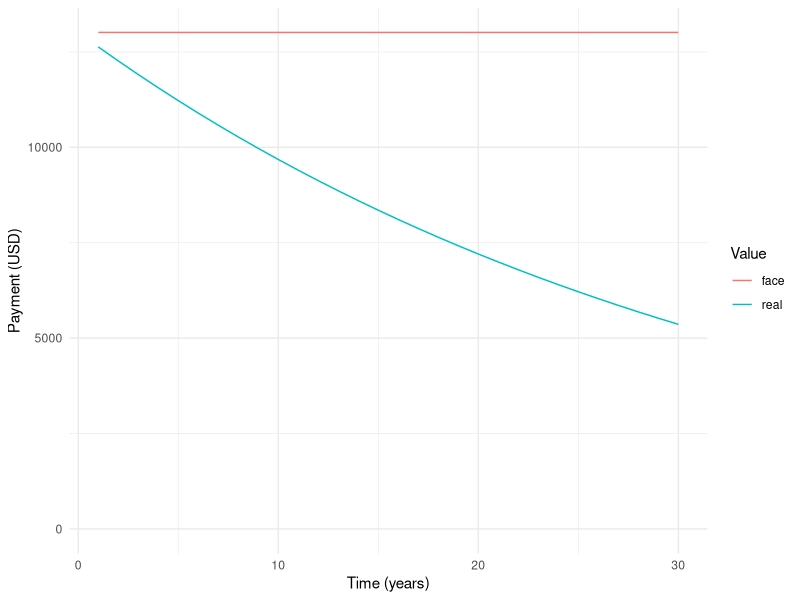

R code for this plot:
## ---- chunk 1
#| label: fig-own-inflation
#| fig-cap: "Real value versus face value of total annual mortgage payment. Face value is determined using the annuity immediate for a loan amount of $200,000 with nominal annual interest rate of 5.00% and annual payments for 30 years. Real value adjusts face value using an annual fixed inflation rate of 3.00%."
#| echo: false
#| warning: false

library(tidyverse)

a_nbar_i_pv <- function(i, n) {
  (1 - 1 / (1 + i)^n) / i
}
pv <- function(fv, i, n) {
  fv / (1 + i)^n
}

initial_home_value <- 2e5
nominal_interest_rate <- 0.05
inflation_rate <- 0.03
term <- 30

payment <- initial_home_value / a_nbar_i_pv(i = nominal_interest_rate, n = term)
time <- seq(term)
face_mortgage_payment <- rep(payment, term)
real_mortgage_payment <- pv(
  fv = face_mortgage_payment,
  i = inflation_rate,
  n = time
)

payment_schedule <- tibble(
  time = time,
  face = face_mortgage_payment,
  real = real_mortgage_payment
)

mortgage_payment <- payment_schedule %>%
  select(time, face, real) %>%
  pivot_longer(
    col = c(face, real),
    names_to = "Value",
    values_to = "payment"
  )

ggplot(data = mortgage_payment, aes(x = time, y = payment, color = Value)) +
  geom_line() +
  labs(x = "Time (years)", y = "Payment (USD)") +
  ylim(0, NA) +
  theme_minimal()
